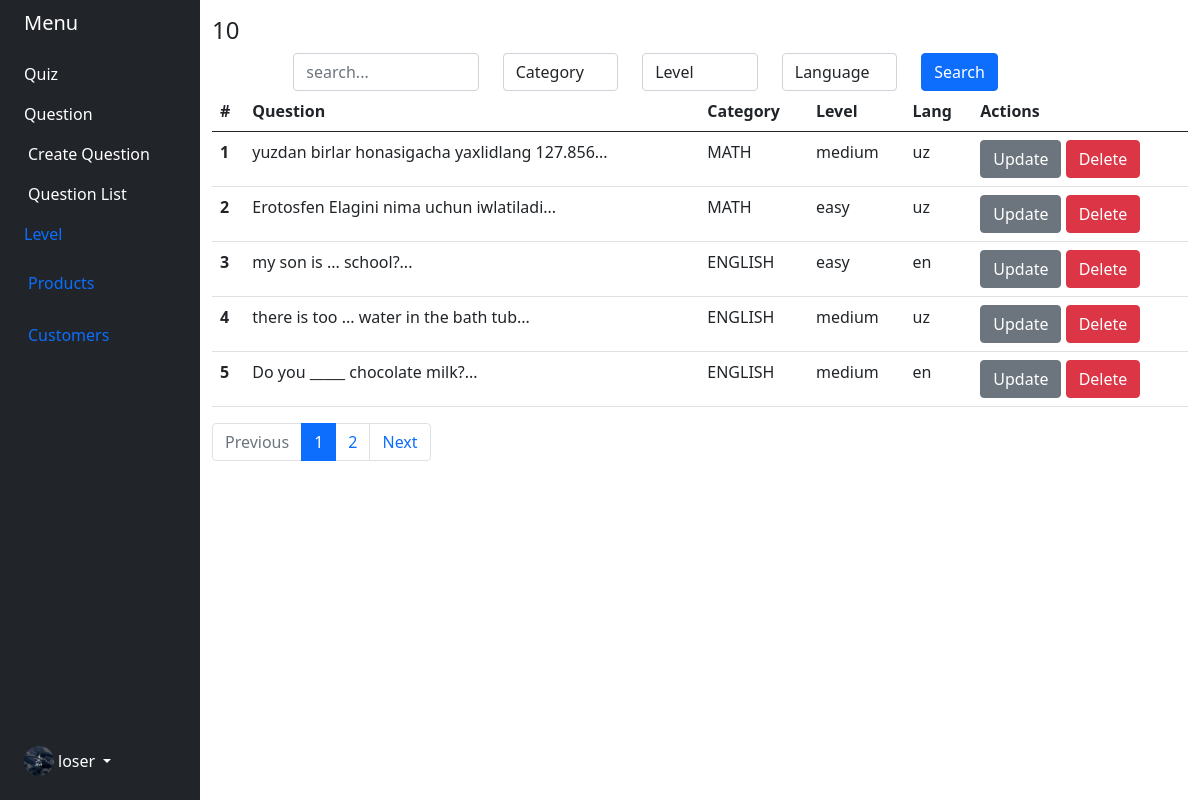
/admins/list/ (signed in), run on the app's committed database.
### accounts_app/models.py (models this page shows)
class Employee(models.Model):
    user = models.OneToOneField(User, on_delete=models.CASCADE, primary_key=True)
    phone = models.CharField(max_length=15, null=False)
    profile_image = models.OneToOneField(Uploads, on_delete=models.CASCADE)
    language = models.CharField(max_length=10, choices=lang_choices())
    class Meta:
        db_table = 'auth_employee'

### files_app/models.py (models this page shows)
class Uploads(models.Model):
    original_name = models.CharField(max_length=300)
    content_type = models.CharField(max_length=100)
    new_name = models.CharField(max_length=100)
    path = models.CharField(max_length=500)
    code = models.CharField(max_length=70, unique=True)
    size = models.IntegerField()
    class Meta:
        db_table = 'uploads'

### quiz_app/models.py (models this page shows, shortened)
class Question(Auditable):
    question = models.CharField(max_length=300)
    category = models.CharField(max_length=100, choices=category_choices())
    level = models.CharField(max_length=100, choices=level_choices())
    lang = models.CharField(max_length=100, choices=lang_choices())
    valid = models.BooleanField(default=False)

### admins_app/views.py (the view)
# urls.py: path('list/', QuestionListView.as_view(), name='question_list'),
class QuestionListView(ListView):
    model = Question
    context_object_name = 'questions'
    template_name = 'question/question_list.html'
    def get_context_data(self, *, object_list=None, **kwargs):
        page_number = self.request.GET.get('page', 1)
        category_filter = self.request.GET.get('category_filter')
        level_filter = self.request.GET.get('level_filter')
        lang_filter = self.request.GET.get('lang_filter')
        search = self.request.GET.get('search')
        context = super().get_context_data(object_list=object_list, **kwargs)
        questions = self.model.objects.filter(
            Q(question__contains=(search or '')) &
            Q(category__startswith=(category_filter or '')) &
            Q(level__startswith=(level_filter or '')) &
            Q(lang__startswith=(lang_filter or ''))
        ).all()
        paginator = Paginator(questions, 5)
        page_obj = paginator.get_page(page_number)
        context['questions'] = page_obj
        context['categories'] = Category.objects.all()
        context['levels'] = Level.objects.all()
        context['langs'] = Language.objects.all()
        context['total'] = questions.count()
        return context

### admins_app/templatetags/mytags.py (called while the page is built)
@register.filter(name="gen_id")
def gen_id(value: int, arg: int):
    return (value - 1) * 5 + arg

### admins_app/templates/question/question_list.html (shortened to what this page needs)
{% extends 'base.html' %}
{% load mytags %}
{% block content %}
    <p class="h4">{{ total }}</p>
    <div class="row">
        <form>
            <div class="offset-1 col-10">
                <div class="row align-items-center">
                    <div class="col-3">
                        <input type="text" class="form-control" name="search" id="search" placeholder="search...">
                    </div>
                    <div class="col-2">
                        <select name="category_filter" class="form-control" id="category_filter">
                            <option value="" hidden>Category</option>
                        </select>
                    </div>
                    <div class="col-2">
                        <select name="level_filter" class="form-control" id="level_filter">
                            <option value="" hidden>Level</option>
                        </select>
                    </div>
                    <div class="col-2">
                        <select name="lang_filter" class="form-control" id="lang_filter">
                            <option value="" hidden>Language</option>
                        </select>
                    </div>
                    <div class="col-1">
                        <button type="submit" class="btn btn-primary">Search</button>
                    </div>
                </div>
            </div>
        </form>
    </div>
    <table class="table table-hover">
        <thead>
        <tr>
            <th scope="col">#</th>
            <th scope="col">Question</th>
            <th scope="col">Category</th>
            <th scope="col">Level</th>
            <th scope="col">Lang</th>
            <th scope="col">Actions</th>
        </tr>
        </thead>
        <tbody>
        {% for question in questions %}
            <tr>
                <th scope="row"> {{ questions.number|gen_id:forloop.counter }}</th>
                <td>{{ question.question|slice:100 }}...</td>
                <td>{{ question.category }}</td>
                <td>{{ question.level }}</td>
                <td>{{ question.lang }}</td>
                <td>
                    <a class="btn btn-secondary" href="{% url 'admins:quiz-update' question.id %}">Update</a>
                    <a class="btn btn-danger" href="{% url 'admins:quiz-delete' question.id %}">Delete</a>
                </td>
            </tr>
        {% endfor %}
        </tbody>
    </table>
    {% if questions.paginator.page_range %}
        <nav aria-label="Page navigation example">
            <ul class="pagination">
                {% if questions.has_previous %}
                    <li class="page-item">
                        <a class="page-link" href="?page={{ questions.previous_page_number }}"
                           aria-label="Previous">
                            Previous
                        </a>
                    </li>
                {% else %}
                    <li class="page-item disabled">
                        <a class="page-link" href="#" aria-label="Previous">
                            Previous
                        </a>
                    </li>
                {% endif %}
                {% for page in questions.paginator.page_range %}
                    {% if questions.number == page %}
                        <li class="page-item active">
                            <a aria-current="page" class="page-link" href="?page={{ page }}">{{ page }}</a>
                        </li>
                    {% else %}
                        <li class="page-item"><a class="page-link" href="?page={{ page }}">{{ page }}</a></li>
                    {% endif %}
                {% endfor %}
                {% if questions.has_next %}
                    <li class="page-item">
                        <a class="page-link" href="?page={{ questions.next_page_number }}" aria-label="Next">
                            Next
                        </a>
                    </li>
                {% else %}
                    <li class="page-item disabled">
                        <a class="page-link" href="#" aria-label="Next">
                            Next
                        </a>
                    </li>
                {% endif %}
            </ul>
        </nav>
    {% endif %}
{% endblock %}

### admins_app/templates/base.html (shortened to what this page needs)
<!DOCTYPE html>
<html lang="en">
{% load i18n %}
{% load mytags %}
{% load static %}
<head>
    <link rel="stylesheet" href="{% static 'css/main.css' %}">
    <link href="https://cdn.jsdelivr.net/npm/bootstrap@5.0.2/dist/css/bootstrap.min.css" rel="stylesheet"
>
</head>
<body style="overflow-x: hidden">
<div class="container-fluid">
    <div class="row flex-nowrap">
        <div class="col-auto col-md-3 col-xl-2 px-sm-2 px-0 bg-dark">
            <div class="d-flex flex-column align-items-center align-items-sm-start px-3 pt-2 text-white min-vh-100">
                <a href="/"
                   class="d-flex align-items-center pb-3 mb-md-0 me-md-auto text-white text-decoration-none">
                    <span class="fs-5 d-none d-sm-inline">Menu</span>
                </a>
                <ul class="nav nav-pills flex-column mb-sm-auto mb-0 align-items-center align-items-sm-start"
                    id="menu">
                    <li class="nav-item">
                        <a href="{% url 'quiz:index' %}" class="text-white nav-link align-middle px-0">Quiz</a>
                    </li>
                    <li>
                        <a href="#submenu1" data-bs-toggle="collapse" class="text-white nav-link px-0 align-middle">
                            Question </a>
                        <ul class="collapse show nav flex-column ms-1" id="submenu1" data-bs-parent="#menu">
                            <li class="w-100">
                                <a href="{% url 'admins:create_question' %}" class="nav-link text-white px-0">
                                    Create Question
                                </a>
                            </li>
                            <li class="w-100">
                                <a href="{% url 'admins:question_list' %}" class="nav-link text-white px-0">
                                    Question List
                                </a>
                            </li>
                        </ul>
                    </li>
                    <li>
                        <a href="#submenu2" data-bs-toggle="collapse" class="nav-link px-0 align-middle ">
                            Level</a>
                    </li>
                    <li>
                        <a href="#submenu3" data-bs-toggle="collapse" class="nav-link px-0 align-middle">
                             <span class="ms-1 d-none d-sm-inline">Products</span> </a>
                    </li>
                    <li>
                        <a href="#" class="nav-link px-0 align-middle">
                             <span class="ms-1 d-none d-sm-inline">Customers</span>
                        </a>
                    </li>
                </ul>
                {% if user.is_authenticated %}
                    <div class="dropdown pb-4">
                        <a href="#" class="d-flex align-items-center text-white text-decoration-none dropdown-toggle"
                           id="dropdownUser1" data-bs-toggle="dropdown" aria-expanded="false">
                            <img src="{{ user.employee.profile_image.path }}" alt="hugenerd" width="30" height="30"
                                 class="rounded-circle">
                            <span class="d-none d-sm-inline mx-1">loser</span>
                        </a>
                    </div>
                {% endif %}
            </div>
        </div>
        <div class="col py-3">
            <main>
                {% block content %}
                {% endblock %}
            </main>
        </div>
    </div>
</div>
</body>
</html>

### data on the page
Question: number|gen_id "1", question "yuzdan birlar honasigacha yaxlidlang 127.856", category "MATH", level "medium", lang "uz"
Question: number|gen_id "2", question "Erotosfen Elagini nima uchun iwlatiladi", category "MATH", level "easy", lang "uz"
Question: number|gen_id "3", question "my son is ... school?", category "ENGLISH", level "easy", lang "en"
Question: number|gen_id "4", question "there is too ... water in the bath tub", category "ENGLISH", level "medium", lang "uz"
Question: number|gen_id "5", question "Do you _____ chocolate milk?", category "ENGLISH", level "medium", lang "en"

### other printed values
{{ total }} "10"
{{ page }} "1"
{{ page }} "2"
